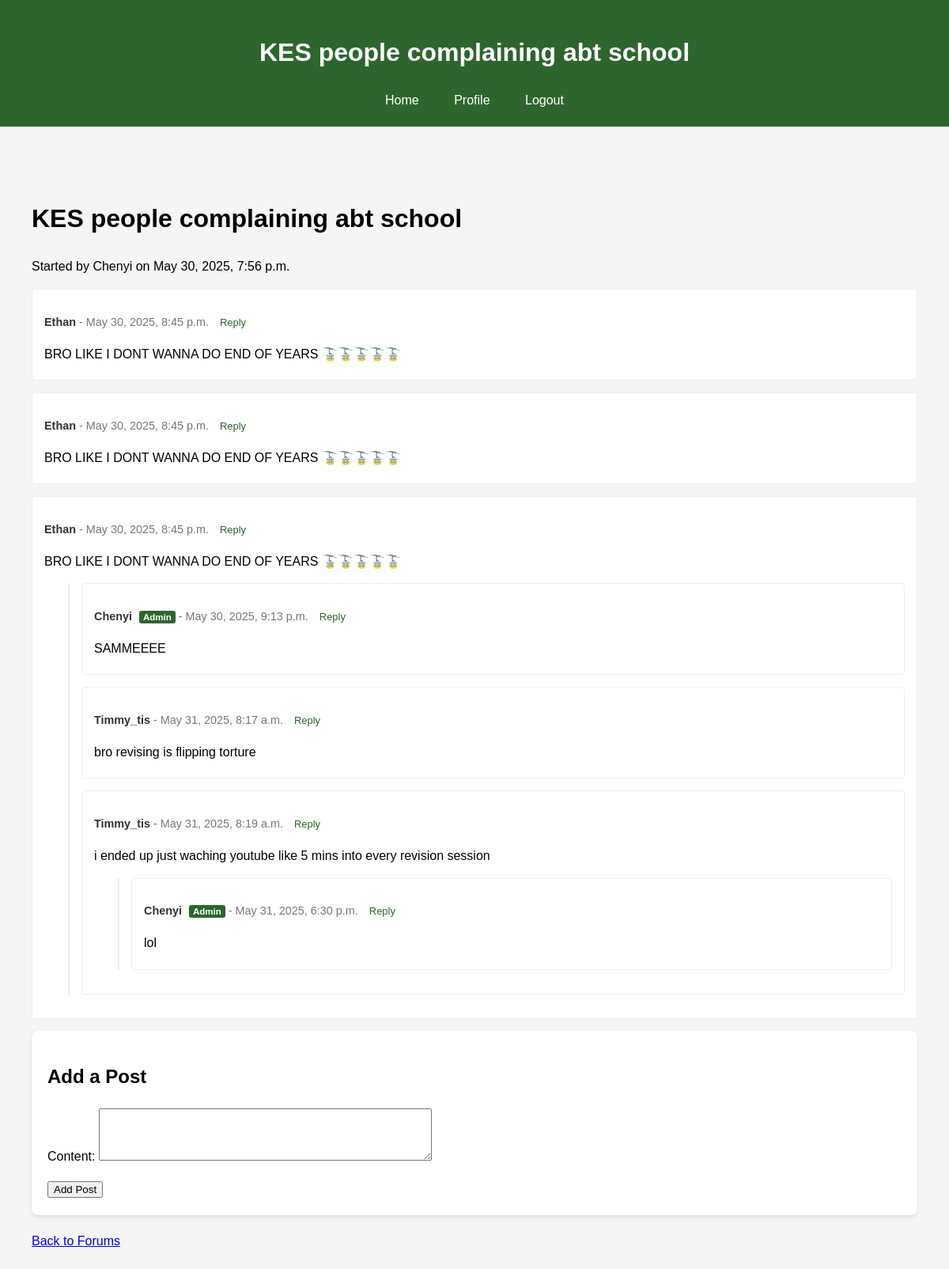
Screenshot of /forums/thread/4/ (signed in) with the database file from the repository.
### forums/models.py (models this page shows, shortened)
class Thread(models.Model):
    VISIBILITY_CHOICES = [
        ('public', 'Public'),
        ('private', 'Private'),
    ]
    title = models.CharField(max_length=200)
    user = models.ForeignKey(User, on_delete=models.CASCADE)
    created_at = models.DateTimeField(auto_now_add=True)
    visibility = models.CharField(max_length=10, choices=VISIBILITY_CHOICES, default='public')

class Post(models.Model):
    thread = models.ForeignKey(Thread, on_delete=models.CASCADE, related_name='posts')
    user = models.ForeignKey(User, on_delete=models.CASCADE)
    content = models.TextField()
    created_at = models.DateTimeField(auto_now_add=True)
    parent = models.ForeignKey('self', on_delete=models.CASCADE, null=True, blank=True, related_name='replies')
    class Meta:
        ordering = ['created_at']

### forums/views.py (the view)
# urls.py: path('thread/<int:pk>/', views.thread_detail, name='thread_detail'),
@login_required
def thread_detail(request, pk):
    thread = get_object_or_404(Thread, pk=pk)
    posts = thread.posts.filter(parent__isnull=True).order_by('created_at') # Get top-level posts
    if request.user.is_authenticated:
        pass
    else:
        return redirect('accounts:login')
    if request.method == 'POST':
        if not request.user.profile.is_email_verified:
            messages.error(request, 'You must verify your email to post in the forums.')
            return redirect('forums:thread_detail', pk=thread.pk)
        form = PostForm(request.POST)
        if form.is_valid():
            new_post = form.save(commit=False)
            new_post.thread = thread
            new_post.user = request.user
            if 'parent_id' in request.POST:
                parent_id = request.POST.get('parent_id')
                if parent_id:
                    try:
                        new_post.parent = Post.objects.get(pk=parent_id)
                    except Post.DoesNotExist:
                        pass # Or handle invalid parent_id
            new_post.save()
            return redirect('forums:thread_detail', pk=thread.pk)
    else:
        form = PostForm()
    return render(request, 'forums/thread_detail.html', {
        'thread': thread,
        'posts': posts,
        'form': form
    })

### forums/forms.py
class PostForm(forms.ModelForm):
    class Meta:
        model = Post
        fields = ['content']
        widgets = {
            'content': forms.Textarea(attrs={'rows': 4, 'cols': 50})
        }

### forums/templates/forums/thread_detail.html (shortened to what this page needs)
{% extends 'base.html' %}
{% block header %}{{ thread.title }}{% endblock %}
{% block content %}
<div class="container">
<h1>{{ thread.title }}</h1>
<p>Started by {{ thread.user.username }} on {{ thread.created_at|date:"F j, Y, P" }}</p>
<div class="posts">
    {% for post in posts %}
        {% include 'forums/includes/post.html' with post=post form=form %}
    {% endfor %}
</div>
{% if user.is_authenticated %}
<div class="card">
<h2>Add a Post</h2>
    <form method="post">
        {{ form.as_p }}
        <button type="submit">Add Post</button>
    </form>
</div>
{% else %}
    <p>Please log in to add a post.</p>
{% endif %}
<p>
    <a href="{% url 'forums:forum_list' %}">Back to Forums</a>
</p>
</div>
{% endblock %}

### forums/templates/forums/includes/post.html (shortened to what this page needs)
<div class="comment-item">
    <p class="comment-meta">
        <span class="comment-author">
            {% if post.user %}
                {{ post.user.username }}
                {% if post.user.is_superuser %}
                    <span class="superuser-tag">Admin</span>
                {% endif %}
            {% else %}
                Anonymous
            {% endif %}
        </span>
        - {{ post.created_at|date:"F j, Y, P" }}
        {% if user.is_authenticated %}
             <a href="#" class="reply-link">Reply</a>
        {% endif %}
    </p>
    <p class="comment-text">{{ post.content }}</p>
    {% if post.replies.exists %}
        <div class="replies">
            {% for reply in post.replies.all %}
                {% include 'forums/includes/post.html' with post=reply form=form %}
            {% endfor %}
        </div>
    {% endif %}
</div>

### templates/base.html (style rules this page uses)
body { font-family: Arial, sans-serif; line-height: 1.6; margin: 0; padding: 0; background-color: #f5f5f5; }
.container { max-width: 1200px; margin: 0 auto; padding: 20px; }
.card { background: white; border-radius: 8px; padding: 20px; box-shadow: 0 2px 5px rgba(0,0,0,0.1); margin-bottom: 20px; }
.comment-item { border: 1px solid #eee; border-radius: 4px; padding: 15px; margin-bottom: 15px; background-color: #fff; }
.comment-text { margin-bottom: 5px; }
.comment-meta { font-size: 0.9em; color: #777; margin-bottom: 10px; }
.comment-author { font-weight: bold; color: #333; }
.superuser-tag { background-color: #2d662d; color: white; font-size: 0.8em; padding: 2px 5px; border-radius: 3px; margin-left: 5px; vertical-align: middle; }
.reply-link { font-size: 0.9em; color: #2d662d; text-decoration: none; margin-left: 10px; }
.replies { margin-left: 30px; margin-top: 15px; border-left: 2px solid #eee; padding-left: 15px; }

### rows the page displays
Thread: title "KES people complaining abt school", user.username "Chenyi", created_at "May 30, 2025, 7:56 p.m."
Post: user.username "Ethan", created_at "May 30, 2025, 8:45 p.m.", content "BRO LIKE I DONT WANNA DO END OF YEARS 🚡🚡🚡🚡🚡"
Post: user.username "Ethan", created_at "May 30, 2025, 8:45 p.m.", content "BRO LIKE I DONT WANNA DO END OF YEARS 🚡🚡🚡🚡🚡"
Post: user.username "Ethan", created_at "May 30, 2025, 8:45 p.m.", content "BRO LIKE I DONT WANNA DO END OF YEARS 🚡🚡🚡🚡🚡"
Post: user.username "Chenyi", shows "Admin", created_at "May 30, 2025, 9:13 p.m.", content "SAMMEEEE"
Post: user.username "Timmy_tis", created_at "May 31, 2025, 8:17 a.m.", content "bro revising is flipping torture"
Post: user.username "Timmy_tis", created_at "May 31, 2025, 8:19 a.m.", content "i ended up just waching youtube like 5 mins into every revision session"
Post: user.username "Chenyi", shows "Admin", created_at "May 31, 2025, 6:30 p.m.", content "lol"
